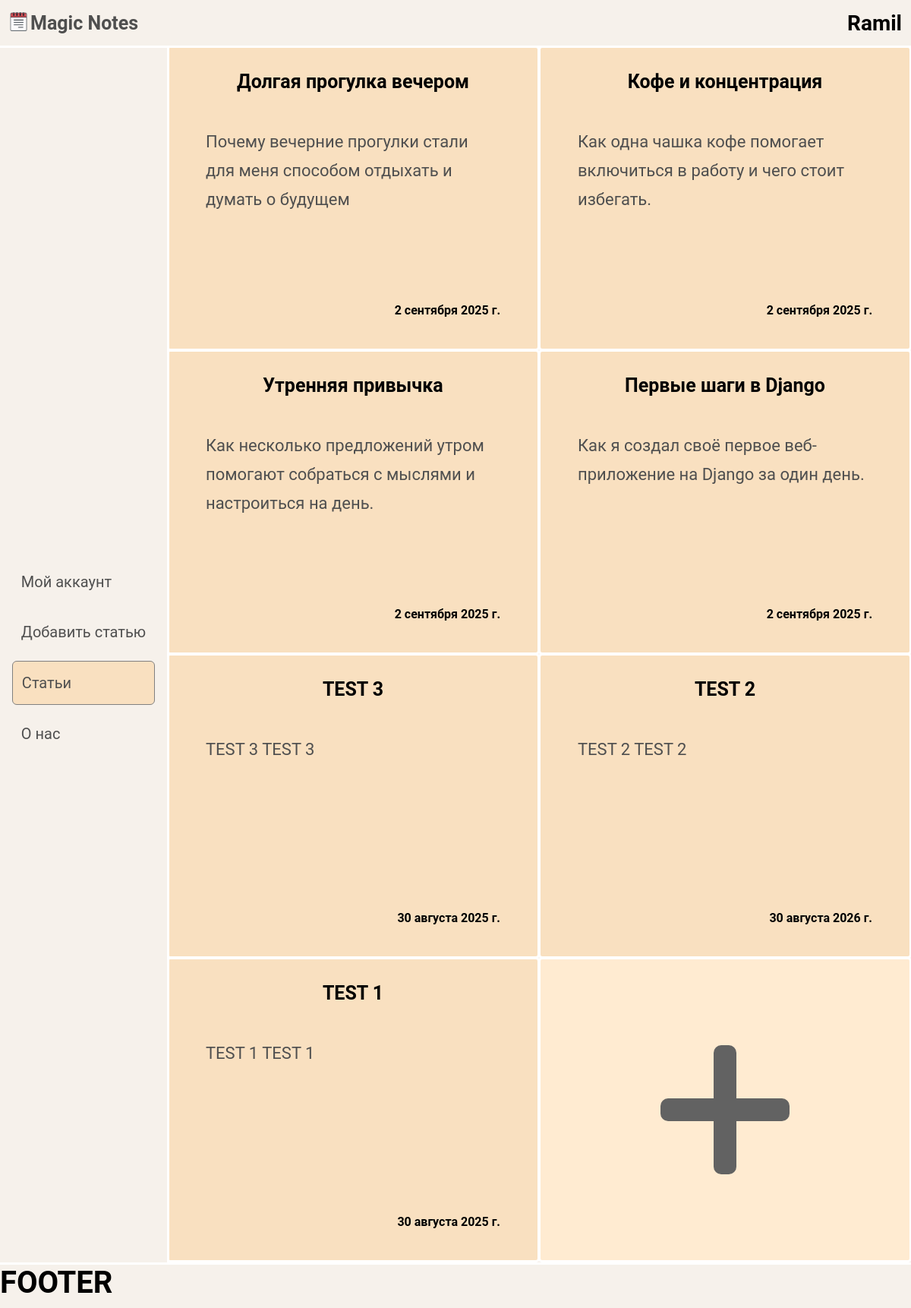
The app's page / (signed in), older data.
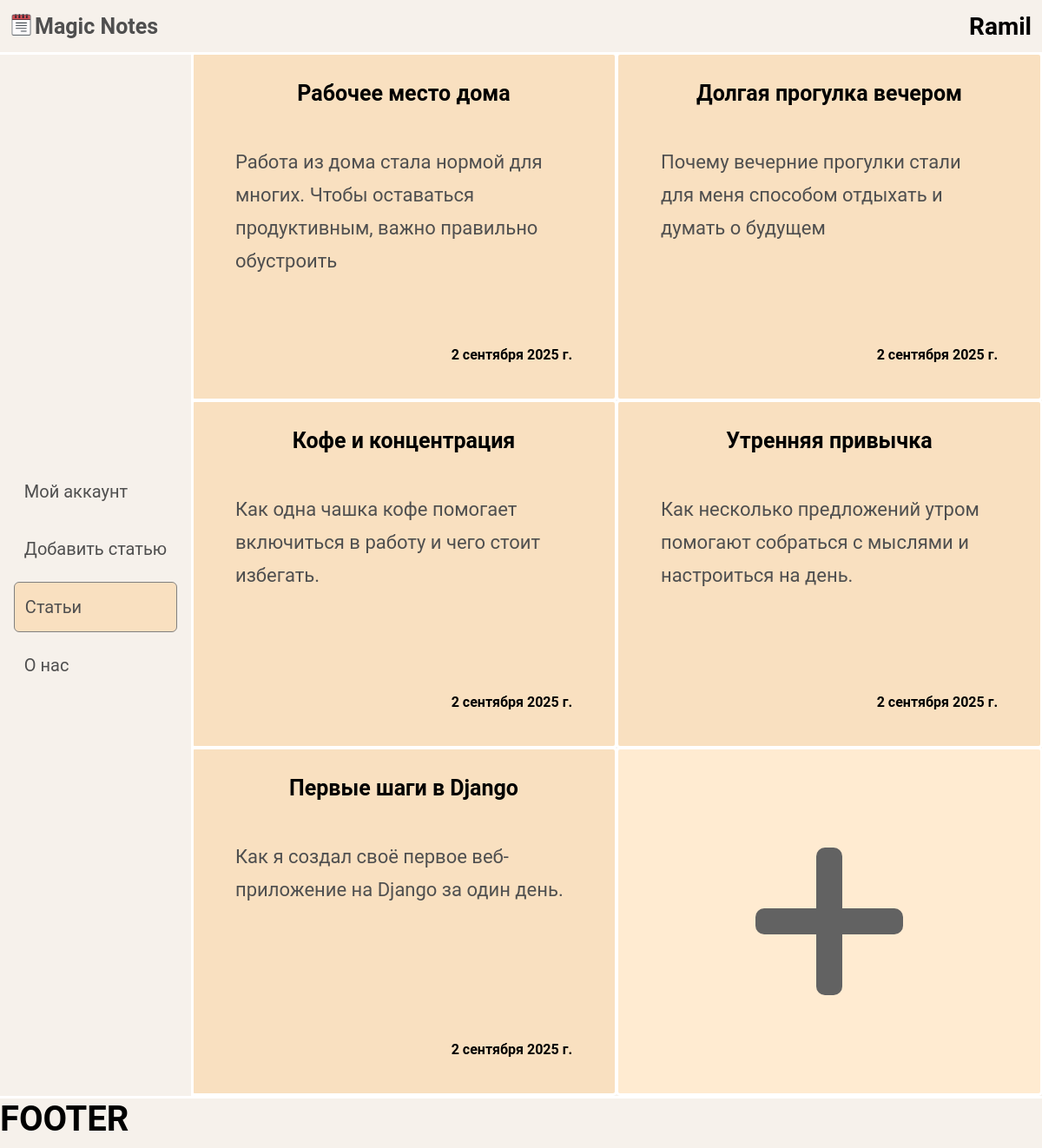
The same page, newer data.
### Main/models.py (models this page shows, shortened)
class Notes(models.Model):
    title = models.CharField('Заголовок', max_length=50)
    anons = models.CharField('Анонс', max_length=100)
    text = models.TextField('Текст', max_length=2000)
    date = models.DateField('Дата')
    owner = models.ForeignKey(User, on_delete=models.CASCADE, null=True)
    class Meta:
        verbose_name = 'Заметка'
        verbose_name_plural = 'Заметки'

### Main/views.py (the view)
# urls.py: path('', views.index, name='home'),
def index(request):
    try:
        notes = Notes.objects.filter(owner=request.user)
        notes = notes[::-1]
        data = {'notes' : notes}
        return render(request, 'Main/index.html', data)
    except:
        return redirect('login')

### Main/templates/Main/index.html (shortened to what this page needs)
{% extends 'Main/layout.html' %}
{% load static %}
{% block content %}
    <div class="right_side">
        {% if user.is_authenticated %}
            {% for note in notes %}
                <a class="note_block" href="notes/{{ note.id }}/">
                    <div class="note">
                        <h2>{{ note.title }}</h2>
                        <p>{{ note.anons }}</p>
                        <h4>{{ note.date }}</h4>
                    </div>
                </a>
            {% endfor %}
                <a class="add_note_block" href="{% url 'create' %}">
                    <hr class="hr_plus">
                </a>
        {% else %}
                <h1>Пожалуйста, войдите в аккаунт</h1>
        {% endif %}
    </div>
{% endblock %}
{% block footer %}
    <footer>
        <div class="pc_footer">
            <h1>FOOTER</h1>
        </div>
    </footer>
{% endblock %}

Row changes from the older to the newer data that the page shows:
removed Notes: title "TEST 3", anons "TEST 3 TEST 3", date "30 августа 2025 г."
removed Notes: title "TEST 2", anons "TEST 2 TEST 2", date "30 августа 2026 г."
removed Notes: title "TEST 1", anons "TEST 1 TEST 1", date "30 августа 2025 г."
added Notes: title "Рабочее место дома", anons "Работа из дома стала нормой для многих. Чтобы оставаться продуктивным, важно правильно обустроить", date "2 сентября 2025 г."
